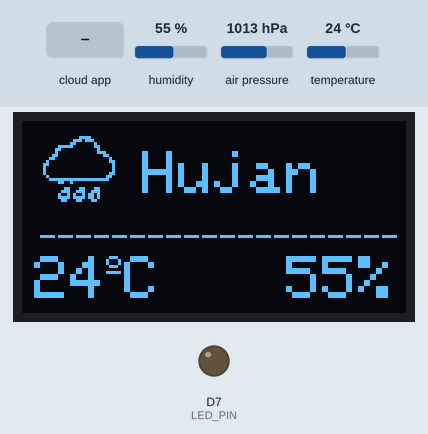
A sketch run on a simulated ESP8266 (NodeMCU). On the bench: 128×64 one-colour display, output pins drawn as LEDs (lit = HIGH). Inputs (shaded band) come from the test bench; at power-on: humidity 55 %, air pressure 1013 hPa, temperature 24 °C. WiFi joins after 1.5 s; servers stay silent unless stated; the Firebase database answers and starts empty; what the sketch prints to the serial monitor is not drawn.

Above: at 5.0 s.
5.1 s: the phone or cloud app sets cuaca to 1
At 9.9 s:
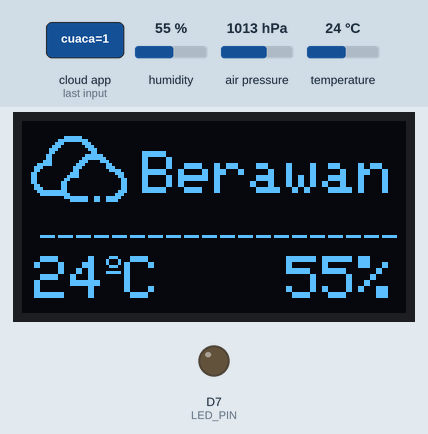
15.3 s: the phone or cloud app sets cuaca to 0
At 19.5 s:
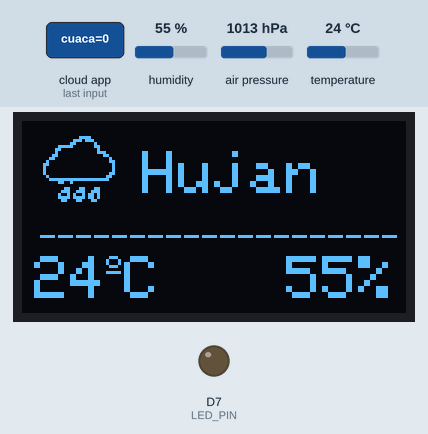
25.5 s: the phone or cloud app sets LED_STATUS to 1
At 30.3 s:
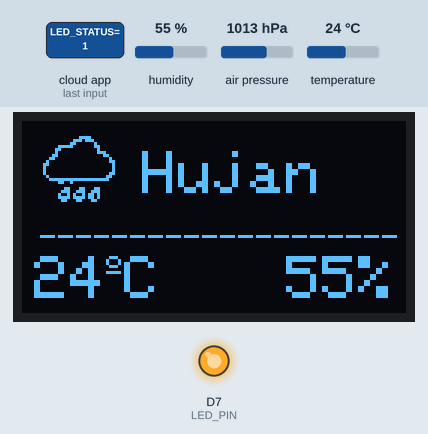
35.5 s: humidity set to 22 %
At 39.8 s:
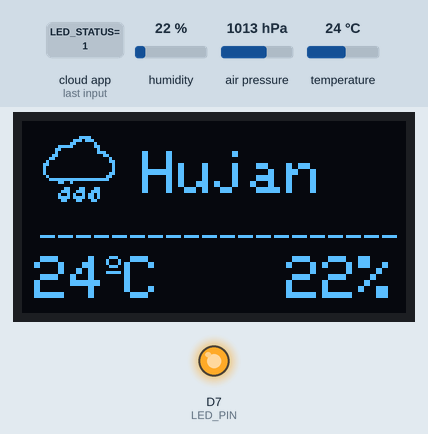
43.0 s: air pressure set to 952 hPa
At 46.8 s:
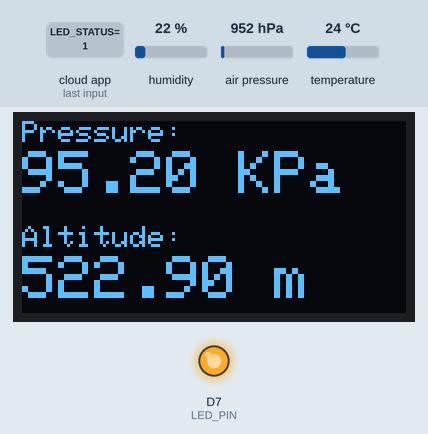
50.4 s: temperature set to 12 °C
At 54.8 s:
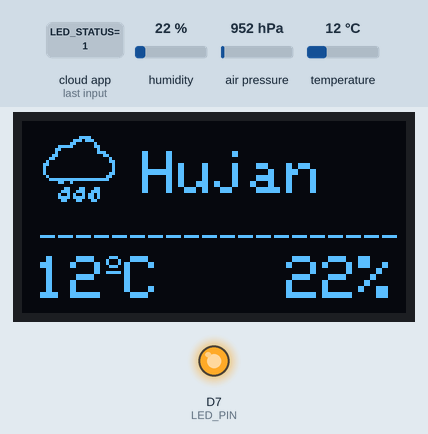
Timing chart, 0 to 56.3 s (numbered marks = the images above; inputs shaded):
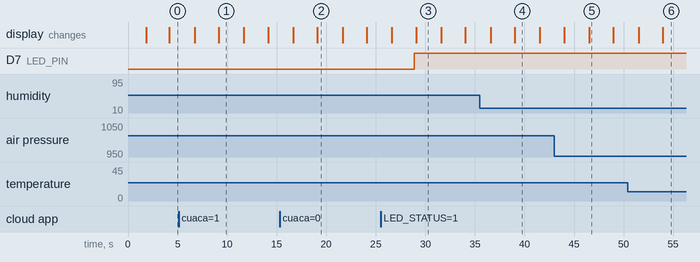

The sketch:

IoT-ML_Weather_Station.ino
```cpp
#include "DHT.h"
#include <Wire.h>
#include <SPI.h>
#include <Adafruit_BMP280.h>
#include <Adafruit_GFX.h>
#include <Adafruit_SSD1306.h>
#include <Adafruit_Sensor.h>
#include <Arduino.h>

#include <Firebase_ESP_Client.h>
#include "addons/TokenHelper.h"
#include "addons/RTDBHelper.h"

// Pin definitions
#define DHTPIN D5
#define DHTTYPE DHT11
#define BMP_SCK  13
#define BMP_MISO 12
#define BMP_MOSI 11
#define BMP_CS   10
#define LED_PIN D7

// Picture definitions
// Definisi gambar
const uint8_t gambarHujan[] PROGMEM = {
  0x00, 0x00, 0x00, 0x00, 0x00, 0x00, 0x00, 0x00, 0x00, 0x00, 0x00, 0x00, 0x00, 0x00, 0x00, 0x00,
	0x00, 0x00, 0x00, 0x00, 0x00, 0x00, 0xf0, 0x00, 0x00, 0x03, 0xb8, 0x00, 0x00, 0x06, 0x04, 0x00,
	0x00, 0x7c, 0x06, 0x00, 0x00, 0xc0, 0x02, 0x00, 0x00, 0x80, 0x03, 0x80, 0x01, 0x80, 0x00, 0xc0,
	0x03, 0x00, 0x00, 0x20, 0x04, 0x00, 0x00, 0x30, 0x0c, 0x00, 0x00, 0x10, 0x08, 0x00, 0x00, 0x10,
	0x08, 0x00, 0x00, 0x10, 0x08, 0x00, 0x00, 0x30, 0x04, 0x00, 0x00, 0x60, 0x03, 0xff, 0xff, 0xc0,
	0x00, 0x64, 0x00, 0x00, 0x00, 0x00, 0x00, 0x00, 0x00, 0x18, 0xc6, 0x00, 0x00, 0x39, 0xce, 0x00,
	0x00, 0x4a, 0x5a, 0x00, 0x00, 0x7b, 0xda, 0x00, 0x00, 0x31, 0x8c, 0x00, 0x00, 0x00, 0x00, 0x00,
	0x00, 0x00, 0x00, 0x00, 0x00, 0x00, 0x00, 0x00, 0x00, 0x00, 0x00, 0x00, 0x00, 0x00, 0x00, 0x00

};

const uint8_t gambarCerah[] PROGMEM = {

	0x00, 0x00, 0x00, 0x00, 0x00, 0x00, 0x00, 0x00, 0x00, 0x00, 0x00, 0x00, 0x00, 0x01, 0x80, 0x00,
	0x00, 0x01, 0x80, 0x00, 0x00, 0x01, 0x80, 0x00, 0x00, 0x01, 0x80, 0x00, 0x03, 0x00, 0x00, 0x80,
	0x01, 0x81, 0x81, 0x80, 0x00, 0xcf, 0xf3, 0x00, 0x00, 0x1f, 0xfa, 0x00, 0x00, 0x38, 0x1c, 0x00,
	0x00, 0x70, 0x0e, 0x00, 0x00, 0x60, 0x06, 0x00, 0x00, 0xe0, 0x06, 0x00, 0x1e, 0xe0, 0x07, 0xf8,
	0x1e, 0xe0, 0x07, 0x78, 0x00, 0xe0, 0x06, 0x00, 0x00, 0x60, 0x06, 0x00, 0x00, 0x70, 0x0e, 0x00,
	0x00, 0x38, 0x1c, 0x00, 0x00, 0x1f, 0xf8, 0x00, 0x00, 0xcf, 0xf3, 0x00, 0x00, 0xc1, 0x03, 0x80,
	0x01, 0x81, 0x01, 0x80, 0x01, 0x01, 0x80, 0x00, 0x00, 0x01, 0x80, 0x00, 0x00, 0x01, 0x80, 0x00,
	0x00, 0x01, 0x80, 0x00, 0x00, 0x00, 0x00, 0x00, 0x00, 0x00, 0x00, 0x00, 0x00, 0x00, 0x00, 0x00

};

const uint8_t gambarBerawan[] PROGMEM = {

	0x00, 0x00, 0x00, 0x00, 0x00, 0x00, 0x00, 0x00, 0x00, 0x00, 0x00, 0x00, 0x00, 0x00, 0x00, 0x00,
	0x00, 0x00, 0x00, 0x00, 0x00, 0x1f, 0x80, 0x00, 0x00, 0x7f, 0xe0, 0x00, 0x00, 0xe0, 0x70, 0x00,
	0x01, 0xc0, 0x38, 0x00, 0x03, 0x80, 0x1c, 0x00, 0x03, 0x00, 0x0c, 0x00, 0x06, 0x00, 0x3f, 0x00,
	0x06, 0x00, 0x7f, 0x80, 0x0e, 0x00, 0xe1, 0xc0, 0x3e, 0x01, 0xc0, 0x60, 0x70, 0x03, 0x80, 0x70,
	0x60, 0x03, 0x00, 0x3c, 0xc0, 0x07, 0x00, 0x0e, 0xc0, 0x0f, 0x00, 0x06, 0xc0, 0x18, 0x00, 0x03,
	0xc0, 0x30, 0x00, 0x03, 0x60, 0x30, 0x00, 0x03, 0x70, 0x30, 0x00, 0x03, 0x3f, 0xf0, 0x00, 0x07,
	0x1f, 0xf8, 0x00, 0x0e, 0x00, 0x1f, 0xe6, 0x7c, 0x00, 0x07, 0xe6, 0x78, 0x00, 0x00, 0x00, 0x00,
	0x00, 0x00, 0x00, 0x00, 0x00, 0x00, 0x00, 0x00, 0x00, 0x00, 0x00, 0x00, 0x00, 0x00, 0x00, 0x00

};

// WiFi credentials
#define WIFI_SSID "your_wifi_ssid"
#define WIFI_PASSWORD "your_wifi_password"

// Firebase configuration
#define API_KEY "your_api_key"
#define DATABASE_URL "your_database_url"

// Global variables
DHT dht(DHTPIN, DHTTYPE);
Adafruit_BMP280 bmp;
Adafruit_SSD1306 display(128, 64, &Wire, -1);
FirebaseData fbdo;
FirebaseAuth auth;
FirebaseConfig config;
bool signupOK = false;
String fireStatus1;
String fireStatus2;

void setup() {
  pinMode(DHTPIN, INPUT);
  pinMode(LED_PIN, OUTPUT);
  dht.begin();
  Serial.begin(115200);

  // Connect to Wi-Fi
  WiFi.begin(WIFI_SSID, WIFI_PASSWORD);
  Serial.print("Connecting to Wi-Fi");
  while (WiFi.status() != WL_CONNECTED) {
    Serial.print(".");
    delay(300);
  }
  Serial.println();
  Serial.print("Connected with IP: ");
  Serial.println(WiFi.localIP());
  Serial.println();

  // Firebase configuration
  config.api_key = API_KEY;
  config.database_url = DATABASE_URL;

  // Sign up to Firebase
  if (Firebase.signUp(&config, &auth, "", "")) {
    Serial.println("Firebase sign-up successful");
    signupOK = true;
  } else {
    Serial.printf("Firebase sign-up failed: %s\n", config.signer.signupError.message.c_str());
  }

  config.token_status_callback = tokenStatusCallback; // Token generation callback

  // Initialize Firebase
  Firebase.begin(&config, &auth);
  Firebase.reconnectWiFi(true);
  Firebase.RTDB.setString(&fbdo, "LED_STATUS", "0");
  Firebase.RTDB.setString(&fbdo, "cuaca", "0");

  // Initialize BMP280 sensor
  if (!bmp.begin(BMP280_ADDRESS_ALT, BMP280_CHIPID)) {
    Serial.println("Could not find a valid BMP280 sensor, check wiring or try a different address!");
    while (1) delay(10);
  }

  // Initialize OLED display
  if (!display.begin(SSD1306_SWITCHCAPVCC, 0x3C)) {
    Serial.println("SSD1306 allocation failed");
    for (;;);
  }
  delay(2000);
  display.clearDisplay();
  display.setTextColor(WHITE);
}

void loop() {
  // Read sensor data
  float h = dht.readHumidity();
  float t = dht.readTemperature();
  float p = bmp.readPressure();
  float a = bmp.readAltitude(1013.25);

  if(Firebase.RTDB.getString(&fbdo,"LED_STATUS")){
      if (fbdo.dataType()=="string"){
        fireStatus1 = fbdo.stringData();
        int l =fireStatus1.toInt();
        Serial.println(a);
        if (l == 1)
        {                                                          // compare the input of led status received from firebase
          Serial.println("Led Turned ON");
          digitalWrite(LED_PIN, HIGH);
        }
        else
        {                                                  // compare the input of led status received from firebase
          Serial.println("Led Turned OFF");
          digitalWrite(LED_PIN, LOW);                                                         // make external led OFF
        }
      }
    }

// Display data to Oled
  if(Firebase.RTDB.getString(&fbdo,"cuaca")){
      if (fbdo.dataType()=="string"){
        fireStatus2 = fbdo.stringData();
        int c =fireStatus2.toInt();
        if (c == 0)
        {                                                          // compare the input of led status received from firebase
          Serial.println("Hujan");
          displayPicture(gambarHujan, "Hujan", t, h);
        }
        else if(c == 1)
        {                                                  // compare the input of led status received from firebase
          Serial.println("Berawan");
          displayPicture(gambarBerawan, "Berawan", t, h);                                                         // make external led OFF
        }
        else{
          Serial.println("Cerah");
          displayPicture(gambarCerah, "Cerah", t, h);
        }
      }
    }
    displayData("Pressure:", p/1000, "KPa",
              "Altitude:", a, "m");

  // Send data to Firebase
  if (Firebase.ready() && signupOK ) {

    if (Firebase.RTDB.setFloat(&fbdo, "data/zero/0/humi",h)){
//      Serial.println("PASSED");
       Serial.print("Humidity: ");
       Serial.println(h);

    }
    else {
      Serial.println("FAILED Humi");
      Serial.println("REASON: " + fbdo.errorReason());
    }


    // Write an Float number on the database path test/float
    if (Firebase.RTDB.setFloat(&fbdo, "data/zero/0/temp", t)){
//      Serial.println("PASSED");
       Serial.print("Temperature: ");
       Serial.println(t);
    }
    else {
      Serial.println("FAILED temp");
      Serial.println("REASON: " + fbdo.errorReason());
    }


    if (Firebase.RTDB.setFloat(&fbdo, "data/zero/0/press", p)){
//      Serial.println("PASSED");
       Serial.print("Pressure: ");
       Serial.println(p);
    }
    else {
      Serial.println("FAILED press");
      Serial.println("REASON: " + fbdo.errorReason());
    }


    if (Firebase.RTDB.setFloat(&fbdo, "data/zero/0/alt", a)){
//      Serial.println("PASSED");
       Serial.print("Altitude: ");
       Serial.println(a);
    }
    else {
      Serial.println("FAILED alt");
      Serial.println("REASON: " + fbdo.errorReason());
    }
  }

  Serial.println("______________________________");
}

void displayPicture(const uint8_t* gambar, String c, int t, int h) {
  display.clearDisplay();
  display.drawBitmap(3, 0, gambar, 32, 32, WHITE);
  display.setTextSize(2);
  display.setCursor(40, 10);
  display.print(c);
  display.setTextSize(1);
  display.setCursor(0, 32);
  display.print(" ____________________");
  display.setTextSize(2);
  display.setCursor(4,45);
  display.print(t);
  display.setTextSize(1);
  display.cp437(true);
  display.write(167);
  display.setTextSize(2);
  display.print("C");
  display.setCursor(64,45);
  display.print("  ");
  display.print(h);
  display.print("%");
  display.display();
  delay(2500);
}

void displayData(const char* label1, float value1, const char* unit1, const char* label2, float value2, const char* unit2){
  display.clearDisplay();
  display.setTextSize(1);
  display.setCursor(0, 0);
  display.print(label1);
  display.setTextSize(2);
  display.setCursor(0, 10);
  display.print(value1);
  display.print(" ");
  display.setTextSize(2);
  display.print(unit1);
  display.setTextSize(1);
  display.setCursor(0, 35);
  display.print(label2);
  display.setTextSize(2);
  display.setCursor(0, 45);
  display.print(value2);
  display.print(" ");
  display.setTextSize(2);
  display.print(unit2);
  display.display();
  delay(1500);
}
```

Measured:
- after the input at 5.1 s, the display: first differs from a run without the input after 4.1 s (image 1)
- after the input at 15.3 s, the display: first differs from a run without the input after 3.8 s (image 2)
- after the input at 25.5 s, D7 (LED_PIN): LOW → HIGH after 3.4 s
- after the input at 35.5 s, the display: first differs from a run without the input after 3.5 s (image 4)
- after the input at 43.0 s, the display: first differs from a run without the input after 3.5 s (image 5)
- after the input at 50.4 s, the display: first differs from a run without the input after 3.6 s (image 6)
- what the display in image 1 shows lasts 2.5 s, from 9.2 s to 11.7 s
